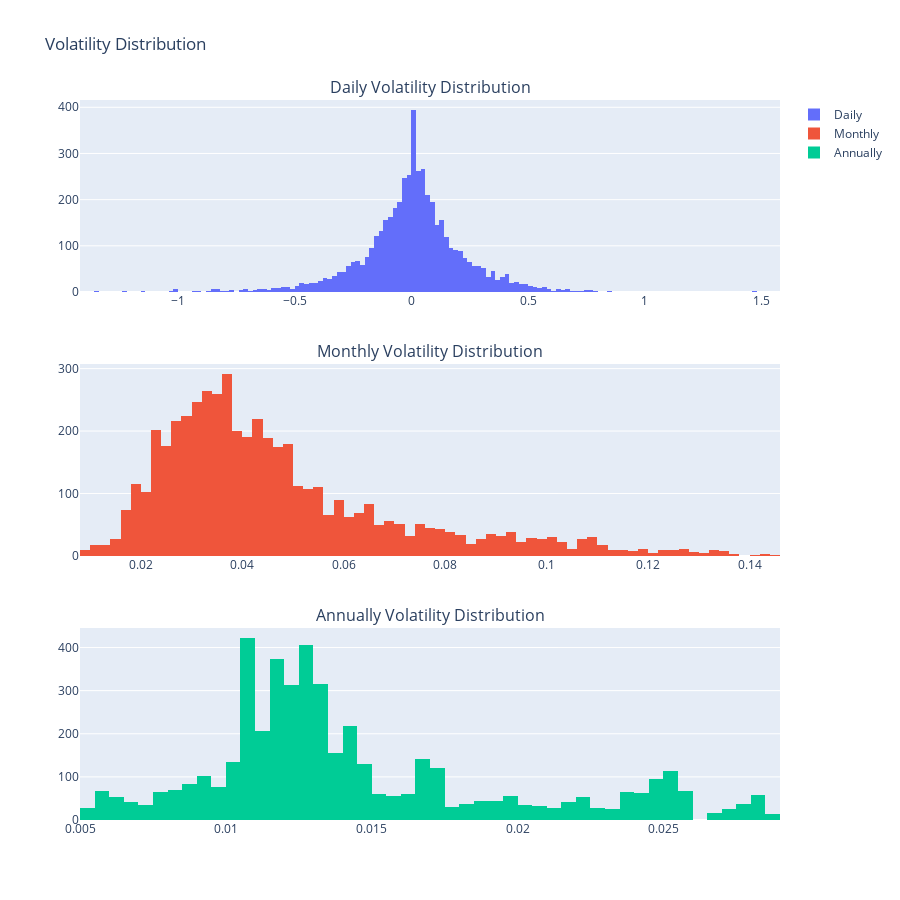

Notebook code cell kept with this figure:
### Markdown cell above
### c) Draw the histograms of volatilities.

### Code cell
# Initialize figure with subplots
fig = make_subplots(rows=3, cols=1,
                   subplot_titles=("Daily Volatility Distribution", "Monthly Volatility Distribution", 
                                   "Annually Volatility Distribution"),
                    vertical_spacing=0.1)
fig.append_trace(go.Histogram(x=daily_window_annuallized_historical_volatility['daily.return'],name = "Daily"),row = 1,col = 1)

fig.append_trace(go.Histogram(x=monthly_window_annuallized_historical_volatility['daily.return'],name = "Monthly"),row = 2,col = 1)

fig.append_trace(go.Histogram(x=annually_window_annuallized_historical_volatility['daily.return'],name = "Annually"),row = 3,col = 1)


# fig.update_yaxes(title_text="yaxis 4 title", row=2, col=2)

# Update title and height
fig.update_layout(title_text="Volatility Distribution", height=900)

fig.show()

### Figure 1 — Plotly figure (JSON) as saved in the notebook; plotly's stock layout.template omitted (floating-point values rounded to 4 significant figures; data arrays with more than 128 entries replaced by an {"elided": "..."} marker saying what was removed)
{"data": [{"name": "Daily", "type": "histogram", "x": {"elided": "4998 float values"}, "xaxis": "x", "yaxis": "y"}, {"name": "Monthly", "type": "histogram", "x": {"elided": "4977 float values"}, "xaxis": "x2", "yaxis": "y2"}, {"name": "Annually", "type": "histogram", "x": {"elided": "4746 float values"}, "xaxis": "x3", "yaxis": "y3"}], "layout": {"annotations": [{"font": {"size": 16}, "showarrow": false, "text": "Daily Volatility Distribution", "x": 0.5, "xanchor": "center", "xref": "paper", "y": 1, "yanchor": "bottom", "yref": "paper"}, {"font": {"size": 16}, "showarrow": false, "text": "Monthly Volatility Distribution", "x": 0.5, "xanchor": "center", "xref": "paper", "y": 0.6333, "yanchor": "bottom", "yref": "paper"}, {"font": {"size": 16}, "showarrow": false, "text": "Annually Volatility Distribution", "x": 0.5, "xanchor": "center", "xref": "paper", "y": 0.2667, "yanchor": "bottom", "yref": "paper"}], "height": 900, "title": {"text": "Volatility Distribution"}, "xaxis": {"anchor": "y", "domain": [0, 1]}, "xaxis2": {"anchor": "y2", "domain": [0, 1]}, "xaxis3": {"anchor": "y3", "domain": [0, 1]}, "yaxis": {"anchor": "x", "domain": [0.7333, 1]}, "yaxis2": {"anchor": "x2", "domain": [0.3667, 0.6333]}, "yaxis3": {"anchor": "x3", "domain": [0, 0.2667]}}}
